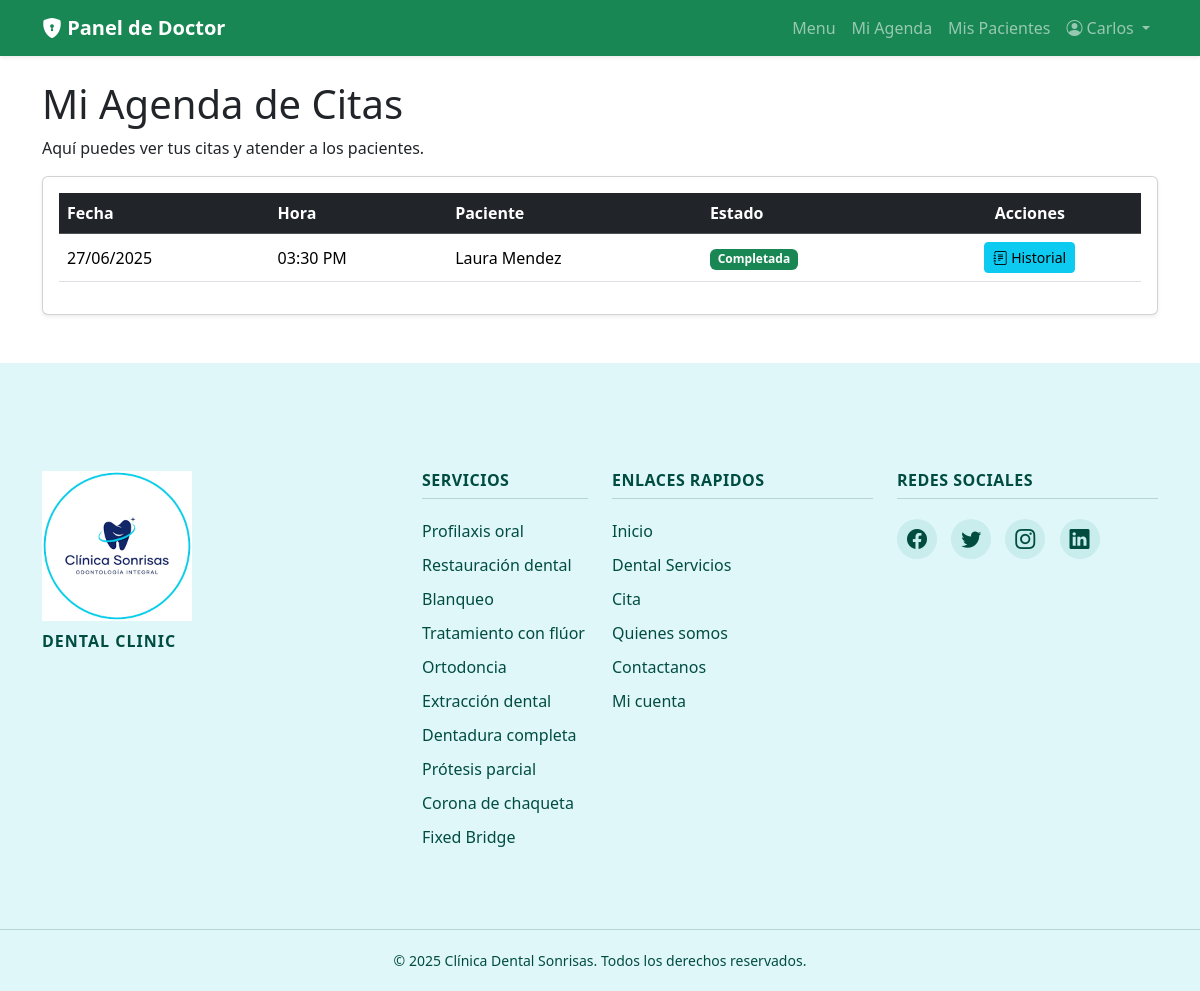
/doctor/agenda.php (signed in), run on the app's committed database.
### tables this page shows
CREATE TABLE `citas` (
  `id_cita` int(11) NOT NULL,
  `id_paciente` int(11) NOT NULL,
  `id_doctor` int(11) NOT NULL,
  `fecha_cita` date NOT NULL,
  `hora_cita` time NOT NULL,
  `estado` enum('disponible','agendada','completada','cancelada') NOT NULL DEFAULT 'agendada',
  `fecha_creacion` timestamp NOT NULL DEFAULT current_timestamp()
);

CREATE TABLE `usuarios` (
  `id_usuario` int(11) NOT NULL,
  `nombre` varchar(100) NOT NULL,
  `apellido` varchar(100) NOT NULL,
  `celular` varchar(20) DEFAULT NULL,
  `dni` varchar(20) DEFAULT NULL,
  `correo` varchar(100) NOT NULL,
  `password` varchar(255) NOT NULL,
  `rol` enum('paciente','doctor','administrador') NOT NULL,
  `estado` enum('activo','inactivo') NOT NULL DEFAULT 'activo',
  `fecha_registro` timestamp NOT NULL DEFAULT current_timestamp()
);

### doctor/agenda.php (the view, shortened to what this page needs)
<?php
require_once __DIR__ . '/../includes/config.php';
$id_usuario_doctor = $_SESSION['id_usuario'];
$stmt_id = $mysqli->prepare("SELECT id_doctor FROM doctores WHERE id_usuario = ?");
$stmt_id->bind_param("i", $id_usuario_doctor);
$stmt_id->execute();
$id_doctor = $stmt_id->get_result()->fetch_assoc()['id_doctor'];
$sql = "SELECT c.id_cita, c.fecha_cita, c.hora_cita, c.estado, u.nombre as nombre_paciente, u.apellido as apellido_paciente, p.id_paciente FROM citas c JOIN pacientes p ON c.id_paciente = p.id_paciente JOIN usuarios u ON p.id_usuario = u.id_usuario WHERE c.id_doctor = ? AND c.estado IN ('agendada', 'completada') ORDER BY c.fecha_cita DESC, c.hora_cita ASC";
$stmt_citas = $mysqli->prepare($sql);
$stmt_citas->bind_param("i", $id_doctor);
$stmt_citas->execute();
$citas = $stmt_citas->get_result();
?>
<?php require_once ROOT_PATH . '/includes/header.php'; ?>
<h1>Mi Agenda de Citas</h1>
<p>Aquí puedes ver tus citas y atender a los pacientes.</p>
<div class="card shadow-sm">
    <div class="card-body">
        <div class="table-responsive">
            <table class="table table-hover align-middle">
                <thead class="table-dark">
                    <tr><th>Fecha</th><th>Hora</th><th>Paciente</th><th>Estado</th><th class="text-center">Acciones</th></tr>
                </thead>
                <tbody>
                    <?php if ($citas->num_rows > 0): ?>
                        <?php while($cita = $citas->fetch_assoc()): ?>
                            <tr class="<?php echo ($cita['fecha_cita'] == date('Y-m-d') && $cita['estado'] == 'agendada') ? 'table-primary' : ''; ?>">
                                <td><?php echo date("d/m/Y", strtotime($cita['fecha_cita'])); ?></td>
                                <td><?php echo date("h:i A", strtotime($cita['hora_cita'])); ?></td>
                                <td><?php echo htmlspecialchars($cita['nombre_paciente'] . ' ' . $cita['apellido_paciente']); ?></td>
                                <td><span class="badge <?php echo ($cita['estado'] == 'agendada') ? 'bg-primary' : 'bg-success'; ?>"><?php echo ucfirst($cita['estado']); ?></span></td>
                                <td class="text-center">
                                    <a href="ver_historial_paciente.php?id_paciente=<?php echo $cita['id_paciente']; ?>" class="btn btn-info btn-sm" title="Ver Historial Clínico"><i class="bi bi-journal-text"></i> Historial</a>
                                </td>
                            </tr>
                        <?php endwhile; ?>
                    <?php else: ?>
                        <tr><td colspan="5" class="text-center">No tienes citas en tu agenda.</td></tr>
                    <?php endif; $stmt_citas->close(); ?>
                </tbody>
            </table>
        </div>
    </div>
</div>
<?php require_once ROOT_PATH . '/includes/footer.php'; ?>

### data on the page
citas: fecha_cita "27/06/2025", hora_cita "03:30 PM", usuarios.nombre+apellido "Laura Mendez", estado "Completada"

### other printed values
$_SESSION["nombre"] "Carlos"
